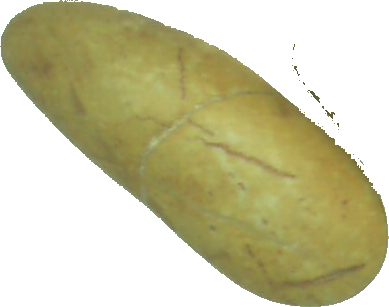
#> input picture experiments/testdata/stone1.png, 389 x 307 px
$ python extract_patch.py
#> lines starting #> are read from the running program, lines starting #| are printed output that depends on the picture; after the words box and inside, x2 and y2 are one past the last pixel; in counts of white or black regions, pixels touching at a corner belong together
### brain/structure_sfta.py
"""
This implementation of SFTA is an adaption of sfta.py from
https://github.com/ebenolson/tessa

Original idea and implementation
Alceu Costa
"An Efficient Algorithm for Fractal Analysis of Textures"
"""

import numpy as np
import cv2
# np.seterr(all='raise')


# [28 lines left out: functions find_borders, otsu, not called in this run]


def otsu_recurse(img, ttotal):
    if img == []:
        return []

    img = img.astype(np.uint8).flatten()

    num_bins = 256
    counts = np.histogram(img, range(num_bins))[0]

    thresholds = np.zeros((ttotal, 1))

    # [10 lines left out: function otsu_recurse_step, not called in this run]

    otsu_recurse_step(1, num_bins, 1, ttotal)
    return [t[0] for t in thresholds]


# [32 lines left out: function haus_dim, not called in this run]


def sfta(img, nt):
    if len(np.shape(img)) == 3:
        img = np.mean(img, 2)
    elif len(np.shape(img)) != 2:
        raise ValueError

    img = img.astype(np.uint8)

    thresholds = otsu_recurse(img, nt)

    size_feat_vect = len(thresholds) * 6
    feat_vect = np.zeros(size_feat_vect)

    debug_imgs = []

    vect_idx = 0
    for t in range(len(thresholds)):
        thresh = thresholds[t]
        img_borders = img > (thresh * 255)
        debug_imgs.append(img_borders.copy())

        img_borders = find_borders(img_borders)

        vals = img[img_borders.nonzero()].astype(np.double)
        mean = np.mean(vals) if len(vals) > 0 else 0.0
        feat_vect[vect_idx + 0] = haus_dim(img_borders)
        feat_vect[vect_idx + 1] = mean
        feat_vect[vect_idx + 2] = len(vals)
        vect_idx += 3

    thresholds = thresholds + [1.0, ]
    for t in range(len(thresholds) - 1):
        lower_thresh = thresholds[t]
        upper_thresh = thresholds[t + 1]
        img_borders = (img > (lower_thresh * 255)) * (img < (upper_thresh * 255))
        debug_imgs.append(img_borders.copy())

        img_borders = find_borders(img_borders)

        vals = img[img_borders.nonzero()].astype(np.double)
        mean = np.mean(vals) if len(vals) > 0 else 0.0
        feat_vect[vect_idx + 0] = haus_dim(img_borders)
        feat_vect[vect_idx + 1] = mean
        feat_vect[vect_idx + 2] = len(vals)
        vect_idx += 3
    return feat_vect, debug_imgs


# [22 lines that do not run on import are left out]

### experiments/extract_patch.py
import numpy as np
import cv2
import random
import sys

sys.path.insert(0, '../brain')

from structure_sfta import sfta

img = cv2.imread('testdata/stone1.png', -1)
#> img is the input picture: shape (307, 389, 4); mean B, G, R, A 161.9, 197.9, 201.5, 137.7

has_mask = img.shape[2] == 4
#> has_mask = True

if not has_mask:
    print("No mask! Danger")

b, g, r, a = cv2.split(img)
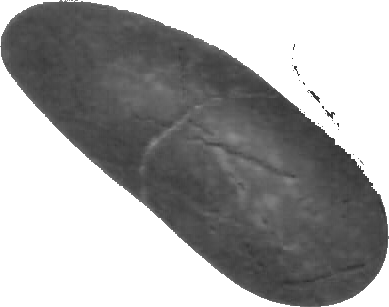
#> b: shape (307, 389); min 43, max 255, mean 161.9
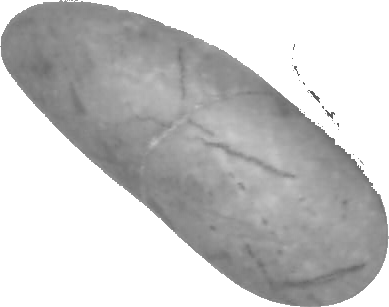
#> g: shape (307, 389); min 82, max 255, mean 197.9
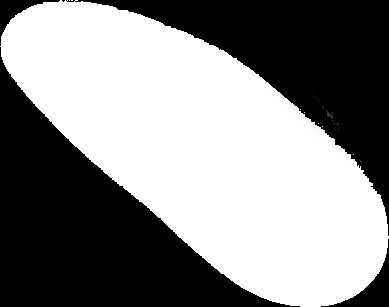
#> a: shape (307, 389); min 0, max 255, mean 137.7
col_img = cv2.merge((b, g, r))

_, thresh_img = cv2.threshold(a, 128, 255, cv2.THRESH_BINARY)
#> thresh_img: shape (307, 389); 54% white; 5 black regions (1 under 20 px), largest, box (x1, y1, x2, y2) and area: (0, 47, 300, 307) 30287, (66, 0, 389, 236) 22846, (321, 239, 389, 307) 1128, (0, 0, 60, 46) 659

img_w = img.shape[1]
#> img_w = 389
img_h = img.shape[0]
#> img_h = 307
print(img_w, img_h)
#| 389 307

box_w = 64
box_h = 64
box_a = box_w * box_h
a_thresh = box_a - 1

step = 5

boxes = []

for i in range(0, img_w - box_w, step):
    for j in range(0, img_h - box_h, step):
        roi = thresh_img[j:j + box_h, i:i + box_w]
        window_a = np.flatnonzero(roi).shape[0]

        if window_a > a_thresh:
            boxes.append((i, j))
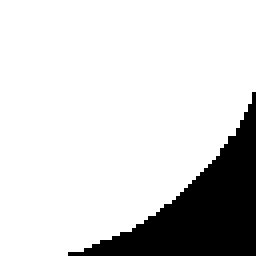
#> roi: shape (64, 64) (shown 4 times larger); 83.3% white; 1 black region, box (x1, y1, x2, y2) and area: (17, 23, 64, 64) 685
#> after the loop, boxes = 1017 pairs, first value 15 to 315, second value 5 to 235


def find_point_closest_to(points, point):
#> called with point = (162.5, 121.5)
    best = None
    best_dsq = 0

    for p in points:
        d_x = point[0] - p[0]
        d_y = point[1] - p[1]
        dsq = d_x * d_x + d_y * d_y

        if best is None or dsq < best_dsq:
            best = p
            best_dsq = dsq
#> this loop made 1017 passes
#> (d_x, d_y, dsq, best, best_dsq) on passes 1, 2, 3, 5, 6, 7, 8, 12, 13, 14, 20, 21: (147.5, 106.5, 33098.5, (15, 15), 33098.5), (142.5, 106.5, 31648.5, (20, 15), 31648.5), (142.5, 101.5, 30608.5, (20, 20), 30608.5), (137.5, 106.5, 30248.5, (25, 15), 30248.5), (137.5, 101.5, 29208.5, (25, 20), 29208.5), (137.5, 96.5, 28218.5, (25, 25), 28218.5), (137.5, 91.5, 27278.5, (25, 30), 27278.5), (132.5, 96.5, 26868.5, (30, 25), 26868.5), (132.5, 91.5, 25928.5, (30, 30), 25928.5), (132.5, 86.5, 25038.5, (30, 35), 25038.5), (127.5, 91.5, 24628.5, (35, 30), 24628.5), (127.5, 86.5, 23738.5, (35, 35), 23738.5)
#> (d_x, d_y, dsq, best) on pass 239: (47.5, 21.5, 2718.5, (115, 100))
#> after the loop, best = (160, 120); best_dsq = 8.5

    return best


def find_most_distant_pair(points, iter=1000):
    best = None
    best_dsq = 0

    for i in range(iter):
        a = random.choice(points)
        b = random.choice(points)

        d_x = a[0] - b[0]
        d_y = a[1] - b[1]
        dsq = d_x * d_x + d_y * d_y

        if best is None or dsq > best_dsq:
            best = (a, b)
            best_dsq = dsq

    return best


def find_random(points, count=10):
    l = points.copy()
    random.shuffle(l)
    return l[:count]

center = find_point_closest_to(boxes, (img_w / 2 - box_w / 2, img_h / 2 - box_h / 2))
#> center = (160, 120)
distant_pair = find_most_distant_pair(boxes)
#> the loop in find_most_distant_pair, `for i in range(iter):` made 1000 passes
#> (d_x, d_y, dsq, best, best_dsq) on passes 1, 3, 4, 16, 20, 46, 50: (110, 0, 12100, ((265, 135), (155, 135)), 12100), (115, 100, 23225, ((165, 110), (50, 10)), 23225), (-175, -120, 45025, ((125, 60), (300, 180)), 45025), (-190, -100, 46100, ((120, 105), (310, 205)), 46100), (185, 175, 64850, ((275, 235), (90, 60)), 64850), (210, 150, 66600, ((270, 170), (60, 20)), 66600), (210, 155, 68125, ((300, 190), (90, 35)), 68125)
#> (a, b, d_x, d_y, dsq) on passes 2, 5, 6, 7, 8, 9: ((240, 210), (275, 175), -35, 35, 2450), ((185, 150), (180, 125), 5, 25, 650), ((160, 130), (280, 230), -120, -100, 24400), ((250, 130), (260, 160), -10, -30, 1000), ((135, 105), (300, 195), -165, -90, 35325), ((180, 80), (150, 95), 30, -15, 1125)
randoms = find_random(boxes)

best_l = list(randoms)
best_l.append(distant_pair[0])
best_l.append(distant_pair[1])
best_l.append(center)

np.set_printoptions(precision=4, suppress=True)

draw_img = col_img.copy()

imgs = []
for best in best_l:
    lewindow = col_img[best[1]:best[1] + box_h, best[0]:best[0] + box_w, :]
    cv2.rectangle(draw_img, (best[0], best[1]), (best[0] + box_w, best[1] + box_h), (255, 0, 0))

#> (the run stopped early here; a loop or call above may not have finished)
